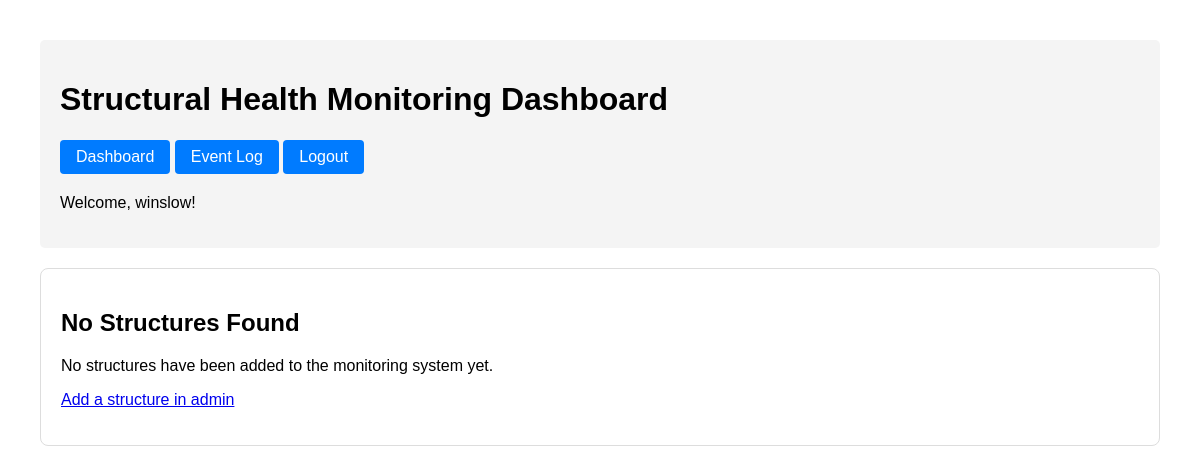
Before: /dashboard/ (signed in) with the older database file.
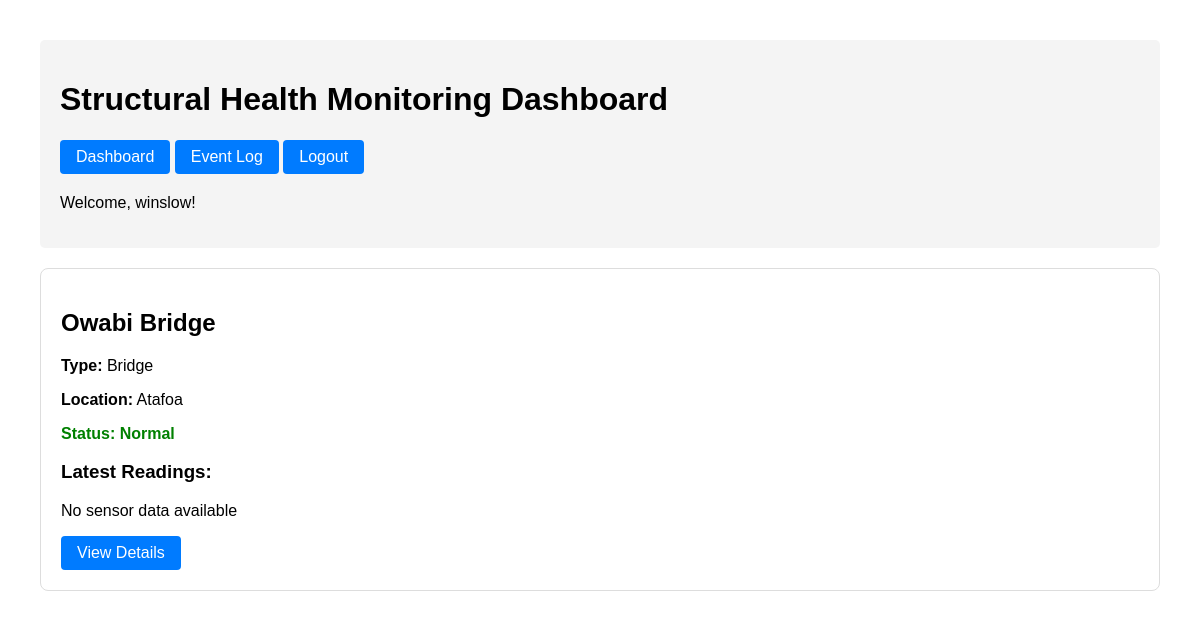
After: the same page with the newer database file.
### shm/models.py (models this page shows, shortened)
class Structure(models.Model):
    STRUCTURE_TYPES = (
        ('bridge', 'Bridge'),
        ('building', 'Building'),
        ('tunnel', 'Tunnel'),
    )
    name = models.CharField(max_length=200)
    type = models.CharField(max_length=20, choices=STRUCTURE_TYPES)
    description = models.TextField(blank=True)
    location = models.CharField(max_length=200)
    health_status = models.CharField(max_length=20, default='normal')
    created_at = models.DateTimeField(auto_now_add=True)
    updated_at = models.DateTimeField(auto_now=True)
    manager = models.ForeignKey(settings.AUTH_USER_MODEL, on_delete=models.CASCADE, null= True, blank= True)

### shm/views.py (the view)
# urls.py: path('dashboard/', views.dashboard, name='dashboard'),
@login_required
def dashboard(request):
    structures = Structure.objects.all()
    latest_events = EventLogs.objects.order_by('-timestamp')[:10]
    for structure in structures:
        structure.latest_data = SensorData.objects.filter(
            structure=structure
        ).order_by('-timestamp')[:5]
    return render(request, 'shm/dashboard.html', {
        'structures': structures,
        'latest_events': latest_events
    })

### shm/templates/shm/dashboard.html (shortened to what this page needs)
<!DOCTYPE html>
<html>
<head>
</head>
<body>
    <div class="header">
        <h1>Structural Health Monitoring Dashboard</h1>
        <div class="nav">
            <a href="/" class="btn">Dashboard</a>
            <a href="/events/" class="btn">Event Log</a>
            <a href="/accounts/logout/" class="btn">Logout</a>
        </div>
        <p>Welcome, {{ user.username }}!</p>
    </div>
    <div class="structures-grid">
        {% for structure in structures %}
        <div class="structure-card">
            <h2>{{ structure.name }}</h2>
            <p><strong>Type:</strong> {{ structure.get_type_display }}</p>
            <p><strong>Location:</strong> {{ structure.location }}</p>
            <p class="status-{{ structure.health_status }}">
                <strong>Status:</strong> {{ structure.health_status|title }}
            </p>
            <h3>Latest Readings:</h3>
            {% if structure.latest_data %}
                <ul>
                {% for data in structure.latest_data %}
                    <li>{{ data.get_sensor_type_display }}: {{ data.value|floatformat:3 }}
                        {% if data.is_critical %}<span class="severity-critical">(CRITICAL)</span>{% endif %}
                    </li>
                {% endfor %}
                </ul>
            {% else %}
                <p>No sensor data available</p>
            {% endif %}
            <a href="{% url 'structure_detail' structure.id %}" class="btn">View Details</a>
        </div>
        {% empty %}
        <div class="structure-card">
            <h2>No Structures Found</h2>
            <p>No structures have been added to the monitoring system yet.</p>
            <p><a href="/admin/shm/structure/add/">Add a structure in admin</a></p>
        </div>
        {% endfor %}
    </div>
</body>
</html>

### shm/templates/shm/dashboard.html (style rules this page uses)
body { font-family: Arial, sans-serif; margin: 40px; }
.header { background: #f4f4f4; padding: 20px; border-radius: 5px; margin-bottom: 20px; }
.structures-grid { display: grid; grid-template-columns: repeat(auto-fit, minmax(300px, 1fr)); gap: 20px; }
.structure-card { border: 1px solid #ddd; padding: 20px; border-radius: 8px; }
.status-normal { color: green; font-weight: bold; }
.btn { display: inline-block; padding: 8px 16px; background: #007bff; color: white; text-decoration: none; border-radius: 4px; }
.nav { margin-bottom: 20px; }

Changed rows visible on the page:
added Structure: name "Owabi Bridge", type "Bridge", location "Atafoa", health_status "Normal", shows "No sensor data available"
Other visible differences:
text no longer shown: "No Structures Found No structures have been added to the monitoring system yet. Add a structure in admin"
